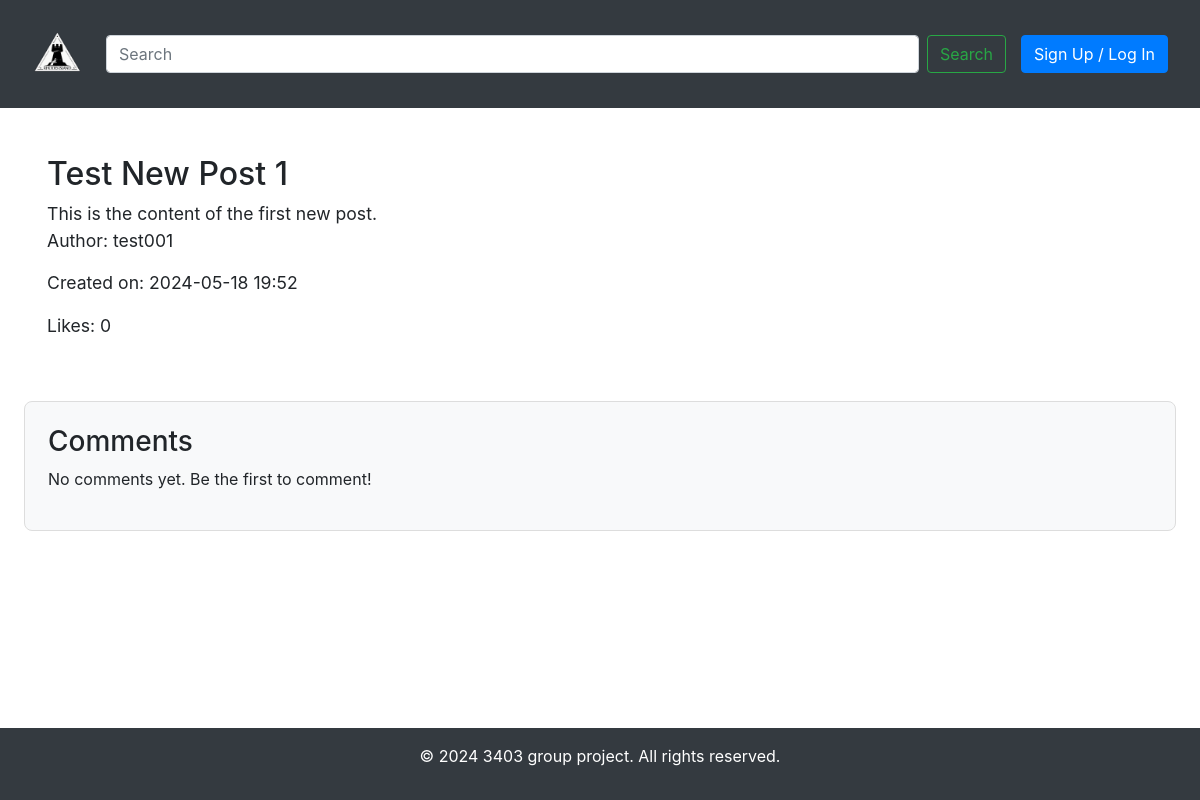
/post/1, run on an earlier commit of the app's database.
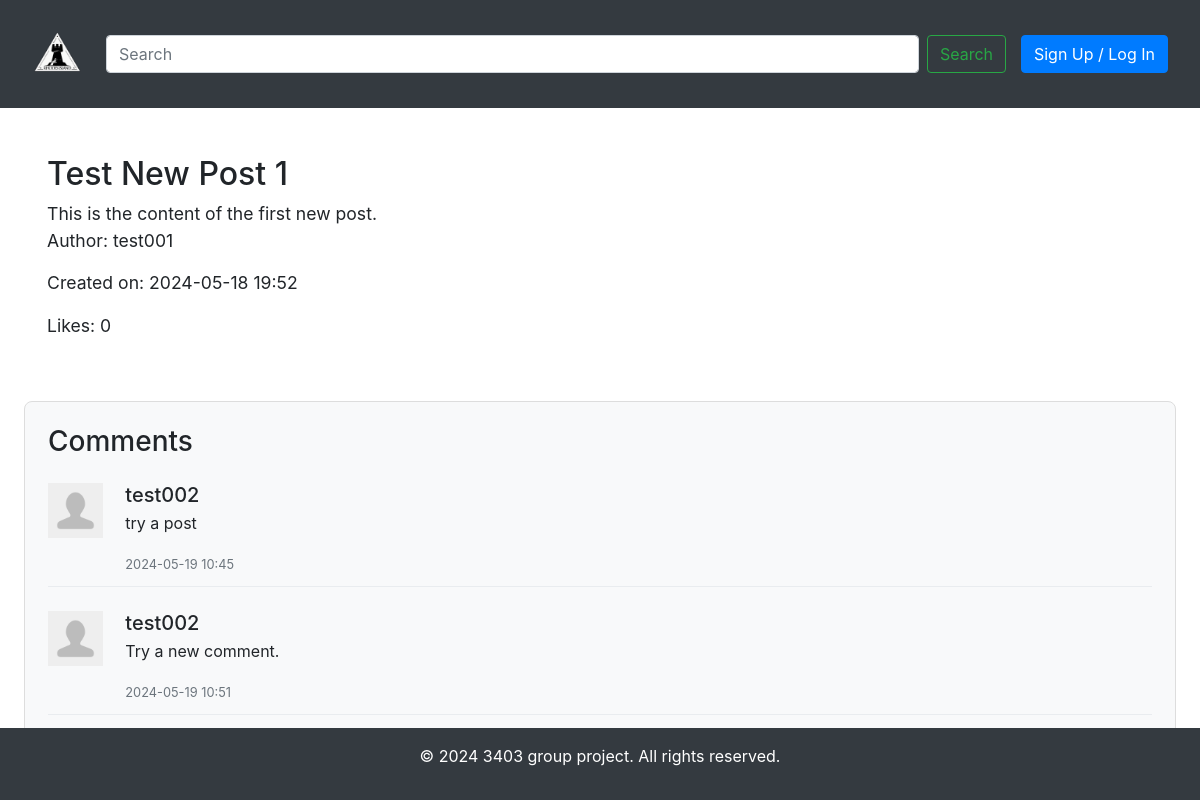
And on a later commit of the database.
### apps/models.py (models this page shows, shortened)
class Post(db.Model):
    id = db.Column(db.Integer, primary_key=True)
    title = db.Column(db.String(100), nullable=False)
    content = db.Column(db.Text, nullable=False)
    user_id = db.Column(db.Integer, db.ForeignKey('user.id'), nullable=False)
    created_at = db.Column(db.DateTime, default=datetime.utcnow)
    last_reply_at = db.Column(db.DateTime, nullable=True)
    tags = db.relationship('Tag', secondary='post_tag', backref='posts')
    comments = db.relationship('Comment', backref='post', lazy=True)
    likes = db.relationship('Like', backref='post', lazy=True)
    @property
    def likes_count(self):
        return Like.query.filter_by(post_id=self.id).count()

class User(db.Model, UserMixin):
    id = db.Column(db.Integer, primary_key=True)
    username = db.Column(db.String(30), unique=True, nullable=False)
    email = db.Column(db.String(30), unique=True, nullable=False)
    hashedPassword = db.Column(db.String(128), nullable=False)
    join_date = db.Column(db.DateTime, default=datetime.utcnow)
    avatar = db.Column(db.String(200), nullable=False, default='images/avatars/default_avatar.png')
    posts = db.relationship('Post', backref='author', lazy=True)
    comments = db.relationship('Comment', backref='author', lazy=True)
    likes = db.relationship('Like', backref='user', lazy=True)

class Comment(db.Model):
    id = db.Column(db.Integer, primary_key=True)
    content = db.Column(db.Text, nullable=False)
    user_id = db.Column(db.Integer, db.ForeignKey('user.id'), nullable=False)
    post_id = db.Column(db.Integer, db.ForeignKey('post.id'), nullable=False)
    parent_id = db.Column(db.Integer, db.ForeignKey('comment.id'), nullable=True)
    created_at = db.Column(db.DateTime, default=datetime.utcnow)
    replies = db.relationship('Comment', backref=db.backref('parent', remote_side=[id]), lazy=True)

### apps/routes.py (the view, shortened to what this page needs)
@flaskApp.route('/post/<int:post_id>', methods=['GET', 'POST'])
def post(post_id):
    post = Post.query.get_or_404(post_id)
    form = CommentForm()
    return render_template('post.html', post=post, form=form)

### apps/forms.py
class CommentForm(FlaskForm):
    content = CKEditorField('Content', validators=[DataRequired()])
    submit = SubmitField('Submit')

### apps/routes.py (called while the page is built)
@flaskApp.context_processor
def inject_user():
    return dict(current_user=current_user)

### apps/templates/post.html (shortened to what this page needs)
{% extends "base.html" %}
{% block content %}
<main>
    <div class="post-wrapper">
        <div class="post-content">
            <h2>{{ post.title }}</h2>
            <div>{{ post.content | safe }}</div>
            <p>Author: {{ post.author.username }}</p>
            <p>Created on: {{ post.created_at.strftime('%Y-%m-%d %H:%M') }}</p>
            <p>Likes: {{ post.likes_count }}</p>
        </div>
        <div class="comments-section">
            <h3>Comments</h3>
            {% if post.comments %}
            <ul class="list-unstyled">
                {% for comment in post.comments if comment.parent_id is none %}
                <li class="media my-4">
                    <img class="comment-avatar" src="{{ url_for('static', filename=comment.author.avatar) }}" alt="Avatar">
                    <div class="media-body">
                        <h5 class="mt-0 mb-1">{{ comment.author.username }}</h5>
                        <div>{{ comment.content | safe }}</div>
                        <small class="text-muted">{{ comment.created_at.strftime('%Y-%m-%d %H:%M') }}</small>
                    </div>
                </li>
                {% endfor %}
            </ul>
            {% else %}
            <p>No comments yet. Be the first to comment!</p>
            {% endif %}
        </div>
    </div>
</main>
{% endblock %}

### apps/templates/base.html (shortened to what this page needs)
<!DOCTYPE html>
<html lang="en">
<head>
    <link href="https://stackpath.bootstrapcdn.com/bootstrap/4.3.1/css/bootstrap.min.css"
 rel="stylesheet">
    <link href="{{ url_for('static', filename='css/style.css') }}" rel="stylesheet">
    <link href="{{ url_for('static', filename='css/main.css') }}" rel="stylesheet">
    <link href="{{ url_for('static', filename='css/post.css') }}" rel="stylesheet">
</head>
<body>
{% include "header.html" %}
<main class="central-container">
    {% block content %}{% endblock %}
</main>
<footer class="bg-dark text-white text-center p-3">
    <p>&copy; 2024 3403 group project. All rights reserved.</p>
</footer>
</body>
</html>

### apps/templates/header.html (shortened to what this page needs)
<header class="bg-dark text-white p-3">
    <nav class="navbar navbar-expand-lg navbar-dark">
        <a class="navbar-brand" href="{{ url_for('main') }}">
            <img alt="Website Logo" src="{{ url_for('static', filename='images/logo.png') }}" style="height: 50px;">
        </a>
        {% if request.endpoint != 'login' %}
        <div class="collapse navbar-collapse" id="navbarNav">
            <div class="mx-2 d-flex justify-content-center align-items-center flex-grow-1" style="max-width: 900px;">
                <form class="form-inline w-100 d-flex justify-content-center align-items-center" method="GET" action="{{ url_for('search') }}">
                    <input aria-label="Search" class="form-control mr-2 flex-grow-1" name="query" placeholder="Search" type="search">
                    <button class="btn btn-outline-success" type="submit">Search</button>
                </form>
            </div>
        </div>
        <div class="form-inline">
            {% if current_user.is_authenticated %}
            <div class="dropdown">
                <a aria-expanded="false" aria-haspopup="true" class="btn btn-secondary dropdown-toggle"
                   data-toggle="dropdown" href="#" id="dropdownMenuLink" role="button">
                    <img class="avatar-img" src="{{ url_for('static', filename=current_user.avatar.replace('static/', '')) }}">
                </a>
                <div aria-labelledby="dropdownMenuLink" class="dropdown-menu dropdown-menu-right">
                    <a class="dropdown-item" href="{{ url_for('profile', username=current_user.username) }}">View Profile</a>
                    <a class="dropdown-item" href="{{ url_for('logout') }}">Logout</a>
                </div>
            </div>
            {% else %}
            <a class="btn btn-primary" href="{{ url_for('login') }}">Sign Up / Log In</a>
            {% endif %}
        </div>
        {% endif %}
    </nav>
</header>

### apps/static/css/style.css (style rules this page uses)
html, body { height: 100%; margin: 0; display: flex; flex-direction: column; }
footer { margin-top: auto; position: fixed; bottom: 0; width: 100%; background-color: #343a40; color: white; text-align: center; padding: 10px 0; }

### apps/static/css/main.css (style rules this page uses)
.post-content { margin-bottom: 10px; font-size: 1.1em; }

### apps/static/css/post.css (style rules this page uses)
.post-wrapper { max-height: 90vh; overflow-y: auto; padding: 2%; }
.post-content { margin-bottom: 2%; padding: 2%; }
.comments-section { margin-top: 2%; padding: 2%; border: 1px solid #ddd; border-radius: 0.5rem; background-color: #f8f9fa; }
.media { border-bottom: 1px solid #e9ecef; padding-bottom: 1%; margin-bottom: 1%; }
.media .media-body { margin-left: 1%; }
.media img { margin-right: 1%; width: 5%; height: auto; }

What changed in the data, as far as the page shows it:
added Comment: avatar (placeholder picture), author.username "test002", content "try a post", created_at "2024-05-19 10:45"
added Comment: avatar (placeholder picture), author.username "test002", content "Try a new comment.", created_at "2024-05-19 10:51"
Also different on the page:
text no longer shown: "No comments yet. Be the first to comment!"
